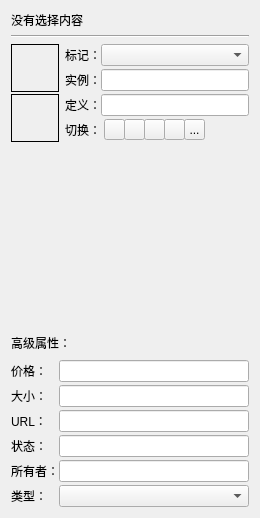
<?xml version="1.0" encoding="UTF-8"?>
<ui version="4.0">
 <class>EntityInfo</class>
 <widget class="QWidget" name="EntityInfo">
  <property name="geometry">
   <rect>
    <x>0</x>
    <y>0</y>
    <width>260</width>
    <height>518</height>
   </rect>
  </property>
  <property name="windowTitle">
   <string>Form</string>
  </property>
  <layout class="QVBoxLayout" name="verticalLayout">
   <item>
    <widget class="QLabel" name="label_8">
     <property name="text">
      <string>没有选择内容</string>
     </property>
    </widget>
   </item>
   <item>
    <widget class="Line" name="line">
     <property name="orientation">
      <enum>Qt::Horizontal</enum>
     </property>
    </widget>
   </item>
   <item>
    <layout class="QHBoxLayout" name="horizontalLayout_3">
     <item>
      <widget class="QWidget" name="widget" native="true">
       <property name="sizePolicy">
        <sizepolicy hsizetype="Preferred" vsizetype="Preferred">
         <horstretch>0</horstretch>
         <verstretch>0</verstretch>
        </sizepolicy>
       </property>
       <property name="minimumSize">
        <size>
         <width>48</width>
         <height>0</height>
        </size>
       </property>
       <widget class="QLabel" name="label">
        <property name="geometry">
         <rect>
          <x>0</x>
          <y>0</y>
          <width>48</width>
          <height>48</height>
         </rect>
        </property>
        <property name="frameShape">
         <enum>QFrame::Box</enum>
        </property>
        <property name="frameShadow">
         <enum>QFrame::Plain</enum>
        </property>
        <property name="midLineWidth">
         <number>1</number>
        </property>
        <property name="text">
         <string/>
        </property>
        <property name="pixmap">
         <pixmap resource="resource.qrc">:/toolbar/剖切面.svg</pixmap>
        </property>
        <property name="scaledContents">
         <bool>true</bool>
        </property>
        <property name="alignment">
         <set>Qt::AlignCenter</set>
        </property>
        <property name="wordWrap">
         <bool>false</bool>
        </property>
        <property name="margin">
         <number>1</number>
        </property>
        <property name="indent">
         <number>-1</number>
        </property>
        <property name="openExternalLinks">
         <bool>false</bool>
        </property>
        <property name="textInteractionFlags">
         <set>Qt::NoTextInteraction</set>
        </property>
       </widget>
       <widget class="QLabel" name="label_5">
        <property name="geometry">
         <rect>
          <x>0</x>
          <y>50</y>
          <width>48</width>
          <height>48</height>
         </rect>
        </property>
        <property name="frameShape">
         <enum>QFrame::Box</enum>
        </property>
        <property name="frameShadow">
         <enum>QFrame::Plain</enum>
        </property>
        <property name="midLineWidth">
         <number>1</number>
        </property>
        <property name="text">
         <string/>
        </property>
        <property name="pixmap">
         <pixmap resource="resource.qrc">:/toolbar/创建组件.svg</pixmap>
        </property>
        <property name="scaledContents">
         <bool>true</bool>
        </property>
        <property name="alignment">
         <set>Qt::AlignCenter</set>
        </property>
        <property name="wordWrap">
         <bool>false</bool>
        </property>
        <property name="margin">
         <number>1</number>
        </property>
        <property name="indent">
         <number>-1</number>
        </property>
        <property name="openExternalLinks">
         <bool>false</bool>
        </property>
        <property name="textInteractionFlags">
         <set>Qt::NoTextInteraction</set>
        </property>
       </widget>
      </widget>
     </item>
     <item>
      <widget class="QWidget" name="widget_2" native="true">
       <property name="sizePolicy">
        <sizepolicy hsizetype="Expanding" vsizetype="Preferred">
         <horstretch>0</horstretch>
         <verstretch>0</verstretch>
        </sizepolicy>
       </property>
       <layout class="QGridLayout" name="gridLayout_5">
        <property name="leftMargin">
         <number>0</number>
        </property>
        <property name="topMargin">
         <number>0</number>
        </property>
        <property name="rightMargin">
         <number>0</number>
        </property>
        <property name="spacing">
         <number>3</number>
        </property>
        <item row="4" column="0">
         <spacer name="verticalSpacer_2">
          <property name="orientation">
           <enum>Qt::Vertical</enum>
          </property>
          <property name="sizeHint" stdset="0">
           <size>
            <width>20</width>
            <height>40</height>
           </size>
          </property>
         </spacer>
        </item>
        <item row="0" column="0">
         <layout class="QHBoxLayout" name="horizontalLayout_4">
          <property name="spacing">
           <number>0</number>
          </property>
          <item>
           <widget class="QLabel" name="label_2">
            <property name="minimumSize">
             <size>
              <width>0</width>
              <height>0</height>
             </size>
            </property>
            <property name="text">
             <string>标记：</string>
            </property>
           </widget>
          </item>
          <item>
           <widget class="QComboBox" name="comboBox">
            <property name="sizePolicy">
             <sizepolicy hsizetype="Expanding" vsizetype="Preferred">
              <horstretch>255</horstretch>
              <verstretch>0</verstretch>
             </sizepolicy>
            </property>
            <property name="maximumSize">
             <size>
              <width>16777215</width>
              <height>22</height>
             </size>
            </property>
           </widget>
          </item>
         </layout>
        </item>
        <item row="1" column="0">
         <layout class="QHBoxLayout" name="horizontalLayout_5">
          <property name="spacing">
           <number>0</number>
          </property>
          <item>
           <widget class="QLabel" name="label_3">
            <property name="minimumSize">
             <size>
              <width>0</width>
              <height>0</height>
             </size>
            </property>
            <property name="text">
             <string>实例：</string>
            </property>
           </widget>
          </item>
          <item>
           <widget class="QLineEdit" name="lineEdit">
            <property name="sizePolicy">
             <sizepolicy hsizetype="Expanding" vsizetype="Preferred">
              <horstretch>0</horstretch>
              <verstretch>0</verstretch>
             </sizepolicy>
            </property>
           </widget>
          </item>
         </layout>
        </item>
        <item row="3" column="0">
         <layout class="QHBoxLayout" name="horizontalLayout_6">
          <item>
           <widget class="QLabel" name="label_4">
            <property name="minimumSize">
             <size>
              <width>0</width>
              <height>22</height>
             </size>
            </property>
            <property name="text">
             <string>切换：</string>
            </property>
           </widget>
          </item>
          <item>
           <widget class="QWidget" name="widget_4" native="true">
            <property name="sizePolicy">
             <sizepolicy hsizetype="Expanding" vsizetype="Preferred">
              <horstretch>0</horstretch>
              <verstretch>0</verstretch>
             </sizepolicy>
            </property>
            <widget class="QPushButton" name="e_pushButton_4">
             <property name="geometry">
              <rect>
               <x>60</x>
               <y>0</y>
               <width>21</width>
               <height>21</height>
              </rect>
             </property>
             <property name="maximumSize">
              <size>
               <width>21</width>
               <height>21</height>
              </size>
             </property>
             <property name="text">
              <string/>
             </property>
             <property name="icon">
              <iconset theme="QIcon::ThemeIcon::GoHome"/>
             </property>
            </widget>
            <widget class="QPushButton" name="e_pushButton_2">
             <property name="geometry">
              <rect>
               <x>20</x>
               <y>0</y>
               <width>21</width>
               <height>21</height>
              </rect>
             </property>
             <property name="maximumSize">
              <size>
               <width>21</width>
               <height>21</height>
              </size>
             </property>
             <property name="text">
              <string/>
             </property>
             <property name="icon">
              <iconset theme="QIcon::ThemeIcon::DocumentPrint"/>
             </property>
            </widget>
            <widget class="QPushButton" name="e_pushButton_1">
             <property name="geometry">
              <rect>
               <x>0</x>
               <y>0</y>
               <width>21</width>
               <height>21</height>
              </rect>
             </property>
             <property name="maximumSize">
              <size>
               <width>21</width>
               <height>21</height>
              </size>
             </property>
             <property name="text">
              <string/>
             </property>
             <property name="icon">
              <iconset theme="QIcon::ThemeIcon::AddressBookNew"/>
             </property>
            </widget>
            <widget class="QPushButton" name="e_pushButton_3">
             <property name="geometry">
              <rect>
               <x>40</x>
               <y>0</y>
               <width>21</width>
               <height>21</height>
              </rect>
             </property>
             <property name="maximumSize">
              <size>
               <width>21</width>
               <height>21</height>
              </size>
             </property>
             <property name="text">
              <string/>
             </property>
             <property name="icon">
              <iconset theme="QIcon::ThemeIcon::DocumentOpenRecent"/>
             </property>
            </widget>
            <widget class="QToolButton" name="toolButton">
             <property name="geometry">
              <rect>
               <x>80</x>
               <y>0</y>
               <width>21</width>
               <height>21</height>
              </rect>
             </property>
             <property name="styleSheet">
              <string notr="true">/*QToolButton:checked {
    background-image: url(:/Images/u_notvisible.svg)
}*/</string>
             </property>
             <property name="text">
              <string>...</string>
             </property>
             <property name="icon">
              <iconset resource="resource.qrc">
               <normaloff>:/Images/u_notvisible.svg</normaloff>:/Images/u_notvisible.svg</iconset>
             </property>
             <property name="checkable">
              <bool>true</bool>
             </property>
            </widget>
           </widget>
          </item>
         </layout>
        </item>
        <item row="2" column="0">
         <layout class="QHBoxLayout" name="horizontalLayout_7">
          <property name="spacing">
           <number>0</number>
          </property>
          <item>
           <widget class="QLabel" name="label_9">
            <property name="minimumSize">
             <size>
              <width>0</width>
              <height>0</height>
             </size>
            </property>
            <property name="text">
             <string>定义：</string>
            </property>
           </widget>
          </item>
          <item>
           <widget class="QLineEdit" name="lineEdit_2">
            <property name="sizePolicy">
             <sizepolicy hsizetype="Expanding" vsizetype="Preferred">
              <horstretch>0</horstretch>
              <verstretch>0</verstretch>
             </sizepolicy>
            </property>
           </widget>
          </item>
         </layout>
        </item>
       </layout>
      </widget>
     </item>
    </layout>
   </item>
   <item>
    <spacer name="verticalSpacer_3">
     <property name="orientation">
      <enum>Qt::Vertical</enum>
     </property>
     <property name="sizeHint" stdset="0">
      <size>
       <width>20</width>
       <height>111</height>
      </size>
     </property>
    </spacer>
   </item>
   <item>
    <layout class="QVBoxLayout" name="verticalLayout_2">
     <property name="spacing">
      <number>3</number>
     </property>
     <item>
      <layout class="QHBoxLayout" name="horizontalLayout_8">
       <item>
        <widget class="QLabel" name="label_10">
         <property name="text">
          <string>高级属性：</string>
         </property>
        </widget>
       </item>
       <item>
        <spacer name="horizontalSpacer">
         <property name="orientation">
          <enum>Qt::Vertical</enum>
         </property>
         <property name="sizeHint" stdset="0">
          <size>
           <width>40</width>
           <height>20</height>
          </size>
         </property>
        </spacer>
       </item>
       <item>
        <widget class="QCheckBox" name="e_checkBox_1">
         <property name="minimumSize">
          <size>
           <width>22</width>
           <height>22</height>
          </size>
         </property>
         <property name="maximumSize">
          <size>
           <width>21</width>
           <height>21</height>
          </size>
         </property>
         <property name="styleSheet">
          <string notr="true">QCheckBox {
    /* 隐藏文本 */
    color: transparent;

    /* 设置背景图片 */
    background-color: white;
    background-repeat: no-repeat;
    background-position: center; /* 图标居中显示 */
    background-color: transparent; /* 背景透明 */

    /* 根据需要调整大小 */
    min-width: 22px;
    min-height: 22px;
}

QCheckBox::indicator {
    /* 隐藏默认的圆形指示器 */
    width: 0px;
    height: 0px;
}

QCheckBox:checked {
    /* 当选中时更改背景图片或颜色（可选） */
    background-color: lightblue;
}</string>
         </property>
         <property name="text">
          <string/>
         </property>
         <property name="icon">
          <iconset theme="QIcon::ThemeIcon::AddressBookNew"/>
         </property>
        </widget>
       </item>
      </layout>
     </item>
     <item>
      <widget class="Line" name="line_2">
       <property name="orientation">
        <enum>Qt::Vertical</enum>
       </property>
      </widget>
     </item>
     <item>
      <layout class="QHBoxLayout" name="horizontalLayout_14">
       <property name="spacing">
        <number>0</number>
       </property>
       <item>
        <widget class="QLabel" name="label_16">
         <property name="minimumSize">
          <size>
           <width>48</width>
           <height>0</height>
          </size>
         </property>
         <property name="text">
          <string>价格：</string>
         </property>
        </widget>
       </item>
       <item>
        <widget class="QLineEdit" name="lineEdit_7">
         <property name="sizePolicy">
          <sizepolicy hsizetype="Expanding" vsizetype="Preferred">
           <horstretch>0</horstretch>
           <verstretch>0</verstretch>
          </sizepolicy>
         </property>
        </widget>
       </item>
      </layout>
     </item>
     <item>
      <layout class="QHBoxLayout" name="horizontalLayout_13">
       <property name="spacing">
        <number>0</number>
       </property>
       <item>
        <widget class="QLabel" name="label_15">
         <property name="minimumSize">
          <size>
           <width>48</width>
           <height>0</height>
          </size>
         </property>
         <property name="text">
          <string>大小：</string>
         </property>
        </widget>
       </item>
       <item>
        <widget class="QLineEdit" name="lineEdit_6">
         <property name="sizePolicy">
          <sizepolicy hsizetype="Expanding" vsizetype="Preferred">
           <horstretch>0</horstretch>
           <verstretch>0</verstretch>
          </sizepolicy>
         </property>
        </widget>
       </item>
      </layout>
     </item>
     <item>
      <layout class="QHBoxLayout" name="horizontalLayout_12">
       <property name="spacing">
        <number>0</number>
       </property>
       <item>
        <widget class="QLabel" name="label_14">
         <property name="minimumSize">
          <size>
           <width>48</width>
           <height>0</height>
          </size>
         </property>
         <property name="text">
          <string>URL：</string>
         </property>
        </widget>
       </item>
       <item>
        <widget class="QLineEdit" name="lineEdit_5">
         <property name="sizePolicy">
          <sizepolicy hsizetype="Expanding" vsizetype="Preferred">
           <horstretch>0</horstretch>
           <verstretch>0</verstretch>
          </sizepolicy>
         </property>
        </widget>
       </item>
      </layout>
     </item>
     <item>
      <layout class="QHBoxLayout" name="horizontalLayout_11">
       <property name="spacing">
        <number>0</number>
       </property>
       <item>
        <widget class="QLabel" name="label_13">
         <property name="minimumSize">
          <size>
           <width>48</width>
           <height>0</height>
          </size>
         </property>
         <property name="text">
          <string>状态：</string>
         </property>
        </widget>
       </item>
       <item>
        <widget class="QLineEdit" name="lineEdit_4">
         <property name="sizePolicy">
          <sizepolicy hsizetype="Expanding" vsizetype="Preferred">
           <horstretch>0</horstretch>
           <verstretch>0</verstretch>
          </sizepolicy>
         </property>
        </widget>
       </item>
      </layout>
     </item>
     <item>
      <layout class="QHBoxLayout" name="horizontalLayout_9">
       <property name="spacing">
        <number>0</number>
       </property>
       <item>
        <widget class="QLabel" name="label_12">
         <property name="minimumSize">
          <size>
           <width>0</width>
           <height>0</height>
          </size>
         </property>
         <property name="text">
          <string>所有者：</string>
         </property>
        </widget>
       </item>
       <item>
        <widget class="QLineEdit" name="lineEdit_3">
         <property name="sizePolicy">
          <sizepolicy hsizetype="Expanding" vsizetype="Preferred">
           <horstretch>0</horstretch>
           <verstretch>0</verstretch>
          </sizepolicy>
         </property>
        </widget>
       </item>
      </layout>
     </item>
     <item>
      <layout class="QHBoxLayout" name="horizontalLayout_10">
       <property name="spacing">
        <number>0</number>
       </property>
       <item>
        <widget class="QLabel" name="label_11">
         <property name="minimumSize">
          <size>
           <width>48</width>
           <height>0</height>
          </size>
         </property>
         <property name="text">
          <string>类型：</string>
         </property>
        </widget>
       </item>
       <item>
        <widget class="QComboBox" name="comboBox_3">
         <property name="sizePolicy">
          <sizepolicy hsizetype="Expanding" vsizetype="Preferred">
           <horstretch>255</horstretch>
           <verstretch>0</verstretch>
          </sizepolicy>
         </property>
         <property name="maximumSize">
          <size>
           <width>16777215</width>
           <height>22</height>
          </size>
         </property>
        </widget>
       </item>
      </layout>
     </item>
    </layout>
   </item>
  </layout>
 </widget>
 <resources>
  <include location="resource.qrc"/>
 </resources>
 <connections/>
</ui>
